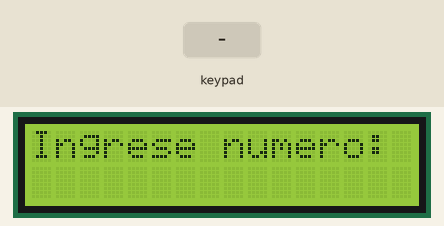
The sketch below on a simulated Arduino Uno, built with avr-gcc and run on an emulated ATmega328P. On the bench: 16×2 character LCD. Inputs (shaded band) come from the test bench.

Above: at 1.2 s.
1.3 s: keypad keys 9 8 7 6 pressed 0.4 s apart
At 4.2 s:
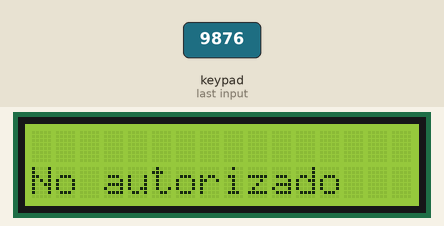
4.5 s: key '1' pressed
7.5 s: key '2' pressed
At 8.6 s:
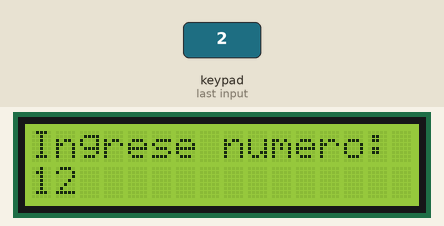
9.7 s: keypad keys 9 8 7 6 # pressed 0.4 s apart
At 16.7 s:
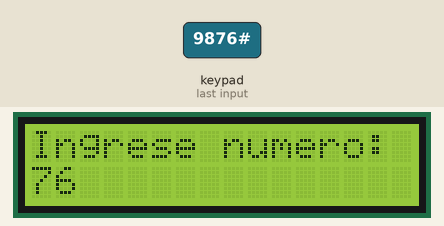
Timing chart, 0 to 17.1 s (numbered marks = the images above; inputs shaded):
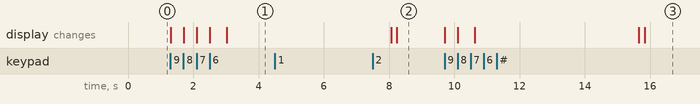

The sketch:

displayLCD2.ino
```cpp
#include <Keypad.h> //Incluimos la librería para manejar el teclado matricial
#include <LiquidCrystal_I2C.h> //Incluimos la librería para manejar el display LCD
#include <EEPROM.h>

// Definimos los pines del teclado matricial
const byte ROWS = 4; // 4 filas
const byte COLS = 4; // 4 columnas
char keys[ROWS][COLS] = {
  {'1','2','3','A'},
  {'4','5','6','B'},
  {'7','8','9','C'},
  {'*','0','#','D'}
};
byte rowPins[ROWS] = {9, 8, 7, 6}; // Conectamos las filas del teclado a los pines digitales del 6 al 9
byte colPins[COLS] = {5, 4, 3, 2}; // Conectamos las columnas del teclado a los pines digitales del 2 al 5

// Creamos el objeto keypad para manejar el teclado matricial
Keypad keypad = Keypad(makeKeymap(keys), rowPins, colPins, ROWS, COLS);

// Definimos los pines del display LCD
LiquidCrystal_I2C lcd(0x27, 16, 2); // Configuramos la dirección del display (0x3F) y sus dimensiones (16x2)

long number = 0;

void setup() {

  int persona1 = 2001;
  int persona2 = 2003;
  int persona3 = 1945;

  // Inicializamos el display LCD
  lcd.init();
  lcd.backlight();
  lcd.clear();
  lcd.setCursor(0, 0);
  lcd.print("Presione una tecla");
}


void loop() {
    // Leer el número de 4 dígitos
    readNumber();
    // Mostrar el número ingresado en el display
    if(number == 2001 or number == 1492){
    lcd.clear();
    lcd.print("Autorizado!:");
    lcd.setCursor(0, 1);
    lcd.print("Bienvenido-Miguel");
    delay(5000);
    } else {
      lcd.clear();
      lcd.setCursor(0, 1);
      lcd.print("No autorizado");
      delay(5000);
    }
}
void saveNumber(){
  char key;
  int count=0;
  number = 0  ;
}

void readNumber() {
  char key;
  int count = 0;
  number = 0;
  lcd.clear();
  lcd.print("Ingrese numero:");
  while (count < 4) {
    key = keypad.getKey();
    if (key != NO_KEY && isDigit(key)) {
      lcd.setCursor(count, 1);
      lcd.write(key);
      number = number * 10 + (key - '0');
      count++;
    }
  }
  delay(500);
}
```

Measured:
- after the input at 1.3 s, the display: first changes at once (image 1 shows a later state)
- after the input at 4.5 s, every drawn part: stays the same
- after the input at 7.5 s, the display: first differs from a run without the input after 0.73 s (image 2)
- after the input at 9.7 s, the display: first changes at once (image 3 shows a later state)
